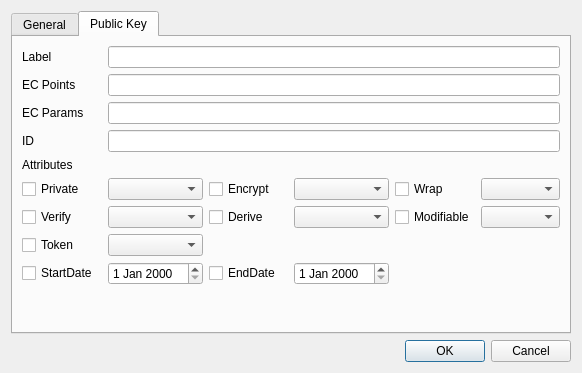
<?xml version="1.0" encoding="UTF-8"?>
<ui version="4.0">
 <class>CreateECPubKeyDlg</class>
 <widget class="QDialog" name="CreateECPubKeyDlg">
  <property name="geometry">
   <rect>
    <x>0</x>
    <y>0</y>
    <width>582</width>
    <height>373</height>
   </rect>
  </property>
  <property name="windowTitle">
   <string>Create ec public key</string>
  </property>
  <layout class="QVBoxLayout" name="verticalLayout">
   <item>
    <widget class="QTabWidget" name="tabWidget">
     <property name="currentIndex">
      <number>1</number>
     </property>
     <widget class="QWidget" name="tab">
      <attribute name="title">
       <string>General</string>
      </attribute>
      <layout class="QGridLayout" name="gridLayout">
       <item row="4" column="0">
        <spacer name="verticalSpacer">
         <property name="orientation">
          <enum>Qt::Vertical</enum>
         </property>
         <property name="sizeHint" stdset="0">
          <size>
           <width>20</width>
           <height>40</height>
          </size>
         </property>
        </spacer>
       </item>
       <item row="3" column="2">
        <widget class="QLabel" name="label_9">
         <property name="text">
          <string>Session</string>
         </property>
        </widget>
       </item>
       <item row="3" column="1">
        <widget class="QLineEdit" name="mSlotIDText"/>
       </item>
       <item row="3" column="4">
        <widget class="QLabel" name="label_10">
         <property name="text">
          <string>Login</string>
         </property>
        </widget>
       </item>
       <item row="3" column="0">
        <widget class="QLabel" name="label_3">
         <property name="text">
          <string>Slot ID</string>
         </property>
        </widget>
       </item>
       <item row="3" column="3">
        <widget class="QLineEdit" name="mSessionText"/>
       </item>
       <item row="3" column="5">
        <widget class="QLineEdit" name="mLoginText"/>
       </item>
       <item row="1" column="0" colspan="6">
        <widget class="QComboBox" name="mSlotsCombo"/>
       </item>
       <item row="0" column="0" colspan="2">
        <widget class="QLabel" name="label">
         <property name="text">
          <string>Slot list</string>
         </property>
        </widget>
       </item>
       <item row="2" column="0" colspan="2">
        <widget class="QLabel" name="label_2">
         <property name="text">
          <string>Slot status</string>
         </property>
        </widget>
       </item>
      </layout>
     </widget>
     <widget class="QWidget" name="tab_2">
      <attribute name="title">
       <string>Public Key</string>
      </attribute>
      <layout class="QGridLayout" name="gridLayout_2">
       <item row="5" column="1">
        <widget class="QComboBox" name="mPrivateCombo"/>
       </item>
       <item row="3" column="0">
        <widget class="QLabel" name="label_7">
         <property name="text">
          <string>ID</string>
         </property>
        </widget>
       </item>
       <item row="5" column="3">
        <widget class="QComboBox" name="mEncryptCombo"/>
       </item>
       <item row="5" column="2">
        <widget class="QCheckBox" name="mEncryptCheck">
         <property name="text">
          <string notr="true">Encrypt</string>
         </property>
        </widget>
       </item>
       <item row="6" column="4">
        <widget class="QCheckBox" name="mModifiableCheck">
         <property name="text">
          <string notr="true">Modifiable</string>
         </property>
        </widget>
       </item>
       <item row="9" column="1">
        <spacer name="verticalSpacer_2">
         <property name="orientation">
          <enum>Qt::Vertical</enum>
         </property>
         <property name="sizeHint" stdset="0">
          <size>
           <width>20</width>
           <height>40</height>
          </size>
         </property>
        </spacer>
       </item>
       <item row="7" column="1">
        <widget class="QComboBox" name="mTokenCombo"/>
       </item>
       <item row="3" column="1" colspan="5">
        <widget class="QLineEdit" name="mIDText"/>
       </item>
       <item row="6" column="3">
        <widget class="QComboBox" name="mDeriveCombo"/>
       </item>
       <item row="7" column="0">
        <widget class="QCheckBox" name="mTokenCheck">
         <property name="text">
          <string notr="true">Token</string>
         </property>
        </widget>
       </item>
       <item row="6" column="5">
        <widget class="QComboBox" name="mModifiableCombo"/>
       </item>
       <item row="6" column="1">
        <widget class="QComboBox" name="mVerifyCombo"/>
       </item>
       <item row="5" column="5">
        <widget class="QComboBox" name="mWrapCombo"/>
       </item>
       <item row="1" column="0">
        <widget class="QLabel" name="label_5">
         <property name="text">
          <string>EC Points</string>
         </property>
        </widget>
       </item>
       <item row="5" column="0">
        <widget class="QCheckBox" name="mPrivateCheck">
         <property name="text">
          <string notr="true">Private</string>
         </property>
        </widget>
       </item>
       <item row="2" column="1" colspan="5">
        <widget class="QLineEdit" name="mECParamsText"/>
       </item>
       <item row="6" column="2">
        <widget class="QCheckBox" name="mDeriveCheck">
         <property name="text">
          <string notr="true">Derive</string>
         </property>
        </widget>
       </item>
       <item row="2" column="0">
        <widget class="QLabel" name="label_6">
         <property name="text">
          <string>EC Params</string>
         </property>
        </widget>
       </item>
       <item row="1" column="1" colspan="5">
        <widget class="QLineEdit" name="mECPointsText"/>
       </item>
       <item row="0" column="0">
        <widget class="QLabel" name="label_4">
         <property name="text">
          <string>Label</string>
         </property>
        </widget>
       </item>
       <item row="5" column="4">
        <widget class="QCheckBox" name="mWrapCheck">
         <property name="text">
          <string notr="true">Wrap</string>
         </property>
        </widget>
       </item>
       <item row="0" column="1" colspan="5">
        <widget class="QLineEdit" name="mLabelText"/>
       </item>
       <item row="6" column="0">
        <widget class="QCheckBox" name="mVerifyCheck">
         <property name="text">
          <string notr="true">Verify</string>
         </property>
        </widget>
       </item>
       <item row="4" column="0">
        <widget class="QLabel" name="label_8">
         <property name="text">
          <string>Attributes</string>
         </property>
        </widget>
       </item>
       <item row="8" column="0">
        <widget class="QCheckBox" name="mStartDateCheck">
         <property name="text">
          <string>StartDate</string>
         </property>
        </widget>
       </item>
       <item row="8" column="2">
        <widget class="QCheckBox" name="mEndDateCheck">
         <property name="text">
          <string>EndDate</string>
         </property>
        </widget>
       </item>
       <item row="8" column="1">
        <widget class="QDateEdit" name="mStartDateEdit"/>
       </item>
       <item row="8" column="3">
        <widget class="QDateEdit" name="mEndDateEdit"/>
       </item>
      </layout>
     </widget>
    </widget>
   </item>
   <item>
    <widget class="QDialogButtonBox" name="buttonBox">
     <property name="orientation">
      <enum>Qt::Horizontal</enum>
     </property>
     <property name="standardButtons">
      <set>QDialogButtonBox::Cancel|QDialogButtonBox::Ok</set>
     </property>
    </widget>
   </item>
  </layout>
 </widget>
 <resources/>
 <connections>
  <connection>
   <sender>buttonBox</sender>
   <signal>accepted()</signal>
   <receiver>CreateECPubKeyDlg</receiver>
   <slot>accept()</slot>
   <hints>
    <hint type="sourcelabel">
     <x>248</x>
     <y>254</y>
    </hint>
    <hint type="destinationlabel">
     <x>157</x>
     <y>274</y>
    </hint>
   </hints>
  </connection>
  <connection>
   <sender>buttonBox</sender>
   <signal>rejected()</signal>
   <receiver>CreateECPubKeyDlg</receiver>
   <slot>reject()</slot>
   <hints>
    <hint type="sourcelabel">
     <x>316</x>
     <y>260</y>
    </hint>
    <hint type="destinationlabel">
     <x>286</x>
     <y>274</y>
    </hint>
   </hints>
  </connection>
 </connections>
</ui>
